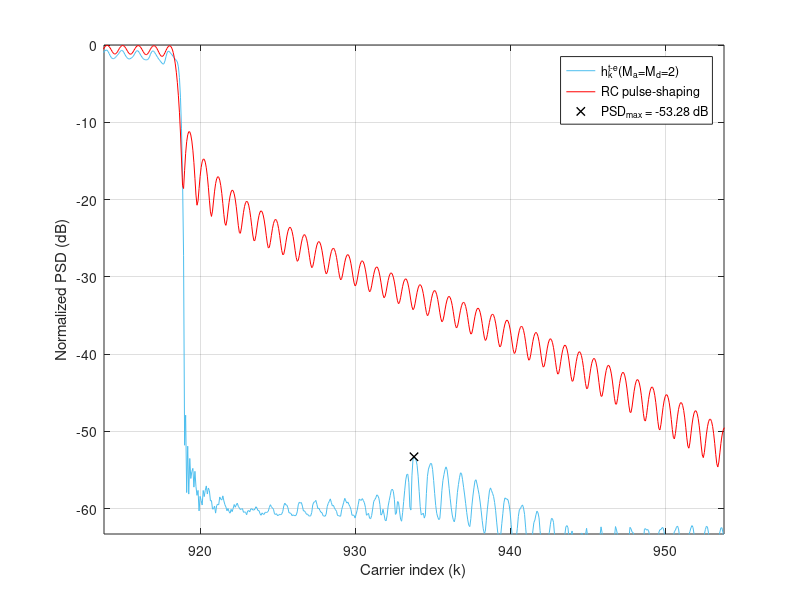

Recreate this plot in MATLAB. (Note: this script raises an error after producing the figure.)
clear,
%% %%%%%%%%%%%%%%%%%%%%%%%%%%%%%%%%%%%%%%%%%%%%%%%%%%%%%%%%%%
% %                 LOAD THE PARAMETERS                   % %
%%%%%%%%%%%%%%%%%%%%%%%%%%%%%%%%%%%%%%%%%%%%%%%%%%%%%%%%%% %%
addpath('../../data/Fig2')
load('Fig2_Parameters_for_5G_NR_Ma_2_Md_2.mat');

Fsob = OFDM_param.Fsob; % Upsampling factor 
% Upsample in time-domain
N = OFDM_param.N*Fsob;
Ngi = OFDM_param.Ngi*Fsob;
b = (OFDM_param.b+1)*Fsob-1;
L = OFDM_param.L*Fsob;
Ms = OFDM_param.Ms;
g = OFDM_param.g;
us = OFDM_param.us;
ue = OFDM_param.ue;

ur = us + ue;

Pd = GenPulse_param.Pd;
Pd_todas = GenPulse_param.Pd_todas;
Paic = GenPulse_param.Paic;
Ptk = GenPulse_param.Ptk;
R_aic = GenPulse_param.R_aic;
R_tk = GenPulse_param.R_tk;
NexTemp = GenPulse_param.NexTemp;
cell_coef_lim = GenPulse_param.cell_coef_lim;



%% %%%%%%%%%%%%%%%%%%%%%%%%%%%%%%%%%%%%%%%%%%%%%%%%%%%%%%%%%%
%            OBTAIN THE PULSES IN THE SCENARIO            % %
%%%%%%%%%%%%%%%%%%%%%%%%%%%%%%%%%%%%%%%%%%%%%%%%%%%%%%%%%% %%

eta = (N+Ngi-b-1)/2; 
vn=(0:L+b-1)'-Ngi;  % Dicrete time axis vector
n0 = eta+b-Ngi;     % Phase delay due to Hermiticity


h_k = zeros((2*NexTemp+1)*L+b, N); % Matrix containing the proposed pulses
aic_k = zeros((2*NexTemp+1)*L+b, N);  % Matrix containing the AIC term
t_k = zeros((2*NexTemp+1)*L+b, N);    % Matrix containing the AST term

% Obtain h_k for every data carrier
for ind_k = 1:length(Pd);

    % % AIC terms
    %%%%%%%%%%%%%%%%%%%%%%%%%%%%%%%%%%
    % Central term
    Pc = exp(1j*2*pi/N*repmat(vn,1,length(Paic{ind_k})).*repmat(Paic{ind_k}.',length(vn),1)).*repmat(g.',1,length(Paic{ind_k}));
    % Advanced and delayed terms
    Pc = repmat(Pc,1,2*NexTemp+1);

    Omega_c_n0 = diag(repmat(exp(-1j*2*pi*Paic{ind_k}*n0/N),1+2*NexTemp,1));
    aic_temp = Pc*Omega_c_n0*diag(R_aic{ind_k}).*exp(1j*2*pi*Pd(ind_k)*n0/N);
    aic_k((NexTemp*L+1):(NexTemp+1)*L+b,Pd(ind_k)+N/2+1) = sum(aic_temp(:,1:length(Paic{ind_k})),2);    % CENTRAL TERM
    
    m_temp = 0;
    for ind_m = 1:NexTemp;                                                                              % ADVANCED AND DELAYED TERMS
        aic_k(((NexTemp-ind_m)*L+1):((NexTemp-ind_m+1)*L+b),Pd(ind_k)+N/2+1) = aic_k(((NexTemp-ind_m)*L+1):((NexTemp-ind_m+1)*L+b),Pd(ind_k)+N/2+1) + sum(aic_temp(:,(length(Paic{ind_k})*(1+m_temp)) + (1:length(Paic{ind_k}))),2);
        aic_k(((NexTemp+ind_m)*L+1):((NexTemp+ind_m+1)*L+b),Pd(ind_k)+N/2+1) = aic_k(((NexTemp+ind_m)*L+1):((NexTemp+ind_m+1)*L+b),Pd(ind_k)+N/2+1) + sum(aic_temp(:,(length(Paic{ind_k})*(1+m_temp+1)) + (1:length(Paic{ind_k}))),2);
        m_temp = m_temp+2;
    end
    
    % % AST terms
    %%%%%%%%%%%%%%%%%%%%%%%%%%%%%%%%%%
    % Central term
    Ts = exp(1j*2*pi/N*repmat(vn,1,length(Ptk{ind_k})).*repmat(Ptk{ind_k}.',length(vn),1)).*repmat(us.',1,length(Ptk{ind_k}));
    Te = exp(1j*2*pi/N*repmat(vn,1,length(Ptk{ind_k})).*repmat(Ptk{ind_k}.',length(vn),1)).*repmat(ue.',1,length(Ptk{ind_k}));
    T = [Ts, Te];
    
    % Advanced and delayed terms
    T = repmat(T,1,NexTemp+1);
    Omega_c_n0 = diag(repmat(exp(-1j*2*pi*Ptk{ind_k}*n0/N),2*(1+NexTemp),1));
    t_k_temp = T*Omega_c_n0*diag(R_tk{ind_k}).*exp(1j*2*pi*Pd(ind_k)*n0/N);
    t_k(((NexTemp)*L+1):((NexTemp+1))*L+b,Pd(ind_k)+N/2+1) = sum(t_k_temp(:,1:2*length(Ptk{ind_k})),2);

    m_temp = 0;
    for ind_m = 1:NexTemp;
            t_k(((NexTemp-ind_m)*L+1):(NexTemp-ind_m+1)*L+b,Pd(ind_k)+N/2+1) = t_k(((NexTemp-ind_m)*L+1):(NexTemp-ind_m+1)*L+b,Pd(ind_k)+N/2+1) + sum(t_k_temp(:,length(Ptk{ind_k})*(2+m_temp) + (1:length(Ptk{ind_k}))),2);
            t_k(((NexTemp+ind_m)*L+1):(NexTemp+ind_m+1)*L+b,Pd(ind_k)+N/2+1) = t_k(((NexTemp+ind_m)*L+1):(NexTemp+ind_m+1)*L+b,Pd(ind_k)+N/2+1) + sum(t_k_temp(:,length(Ptk{ind_k})*(2+m_temp+1) + (1:length(Ptk{ind_k}))),2);
            m_temp = m_temp + 2;
    end
end

h_k = aic_k + t_k;

p_k_conv = exp(1j*(2*pi/N)*repmat(vn,1,length(Pd_todas)).*repmat(Pd_todas.',length(vn),1)).*repmat(g.',1,length(Pd_todas));

h_k(NexTemp*L + (1:L+b),Pd_todas+N/2+1) = h_k(NexTemp*L + (1:L+b),Pd_todas+N/2+1) + p_k_conv;


%% %%%%%%%%%%%%%%%%%%%%%%%%%%%%%%%%%%%%%%%%%%%%%%%%%%%%%%%%%%
% %     REPRESENTATION OF THE PULSES IN THE SCENARIO      % %
%%%%%%%%%%%%%%%%%%%%%%%%%%%%%%%%%%%%%%%%%%%%%%%%%%%%%%%%%% %%

% Obtain the PSD
H_k = fft(h_k,N*Ms);
P_k = fft(p_k_conv,N*Ms);

psd_H = fftshift(sum(abs(H_k).^2,2));
psd_P = fftshift(sum(abs(P_k).^2,2));

x = (-N*Ms/2:N*Ms/2-1)/(Ms);
indices = find(ismember(x,[-N/2,N/2-1]));
indices = indices(1):1:indices(2);

x = x+N/2;
y_h = 10*log10(psd_H/max(psd_H));
y_p = 10*log10(psd_P/max(psd_P));

PSD_max = max(max(y_h(find(x>Pd_todas(end)+N/2+1.67))), max(y_h(find(x<Pd_todas(1)+N/2-1.67)))); %% PSD_MAX IS SOUGHT BEYOND THE 0.67 SCS GUARD BAND THAT IS LEFT BY EACH SIDE
x_PSD_max = x(find(y_h==PSD_max));

% Fig 2 (5G NR Ma=Md=2)
figure,
plot(x(indices),y_h(indices), 'DisplayName', 'h_k^{t-e}(M_a=M_d=2)', 'Color', "#4DBEEE"); hold on; grid on;
plot(x(indices),y_p(indices), 'DisplayName', 'RC pulse-shaping', 'Color', 'r');
plot(x_PSD_max, PSD_max, 'Marker', 'x', 'Color', 'k', 'LineStyle', 'none','LineWidth',1, 'DisplayName', ['PSD_{max} = ', num2str(PSD_max, '%.2f'), ' dB'])
xlabel('Carrier index (k)'); ylabel('Normalized PSD (dB)'); legend('show')
xlim(x_PSD_max+[-20,20]); ylim([min(-60,PSD_max-10),0])



%% %%%%%%%%%%%%%%%%%%%%%%%%%%%%
% %     CLARIFYING NOTE     % %
%%%%%%%%%%%%%%%%%%%%%%%%%%%% %%

NOTE = ['NOTE: The maximum number of RB that can be used in a 5 MHz channel is 25, which is equivalent to 4.5 MHz (SCS = 15 kHz).',...
    ' That leaves a 500 kHz guard band, 250 kHz by each side of the transmission band.',...
    ' If this guard band is reduced by repurposing those carriers that were previously assigned to it for data transmission, it can be reduced by up to 16 subcarriers, leaving a residual guard band 10 kHz wide (2/3 of an SCS).',...
    ' Hence, the PSD peak can be sought beyond that guard band, which is 1.67 SCS beyond the outermost transmitting subcarrier by each end of the passband.'];
wrapped_NOTE = textwrap({NOTE}, 70);
disp('##################################################################################')
fprintf('\n')
disp(wrapped_NOTE)
disp('##################################################################################')